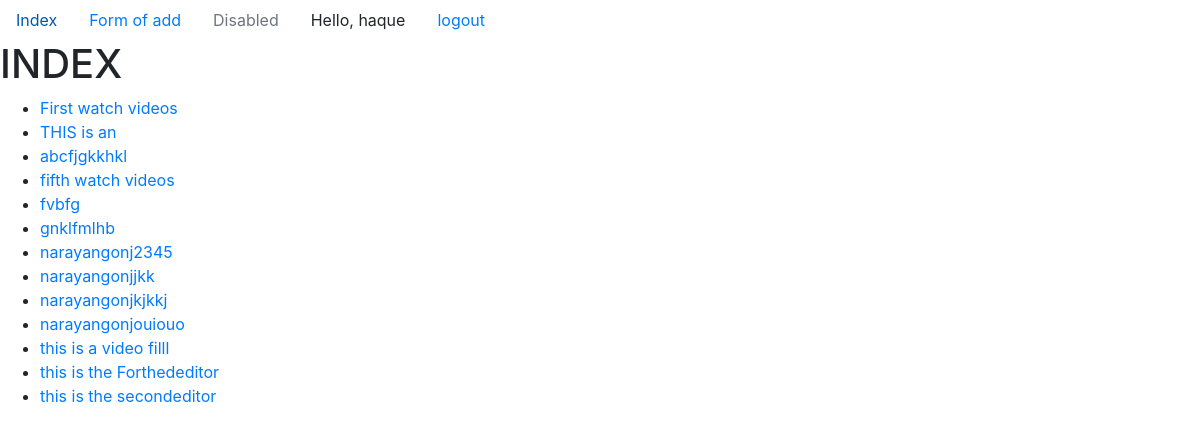
Screenshot of / (signed in) with the database file from the repository.
### editorapp/models.py (models this page shows, shortened)
class Article(models.Model):
    title = models.CharField(max_length=150)
    slug  =models.SlugField(null=True, blank=True)
    body = RichTextUploadingField(null=True, blank=True)
    description = models.TextField(null=True, blank=True)
    date = models.DateTimeField(auto_now_add=True, blank=True)
    Is_publise =models.BooleanField(default='',blank=True)
    stay=models.BooleanField(default=False, blank=True)

### editorapp/views.py (the view)
# urls.py: path('',views.all_post, name="all_post"),
@login_required(login_url='login')
def all_post(request):
    allpost= Article.objects.order_by('title')
    return render(request,'allpost.html', {'allpost':allpost})

### templates/allpost.html (shortened to what this page needs)
{% extends 'base.html' %}
{% block  body_block %}
<h1>INDEX</h1>
<ul>
{% if allpost %}
{% for all in allpost %}
<li><a href=" {% url 'info' slug=all.slug %}">{{ all.title }}</a> </li>
{% endfor %}
{% else %}
<h4> No Data</h4>
{% endif %}
</ul>
{% endblock %}

### templates/base.html (shortened to what this page needs)
<!DOCTYPE html>
<html lang="en">
<head>
    <link rel="stylesheet" href="https://stackpath.bootstrapcdn.com/bootstrap/4.5.2/css/bootstrap.min.css">
    {% load static %}
    {% load notifications_tags %}
</head>
<body>
    <ul class="nav">
        <li class="nav-item">
          <a class="nav-link " href="{% url 'all_post' %}">Index</a>
        </li>
        <li class="nav-item">
          <a class="nav-link" href="{% url 'add_post' %}"> Form of add</a>
        </li>
          {% notifications_unread as unread_count %}
        <li class="nav-item">
          <a class="nav-link disabled" href="#" tabindex="-1" aria-disabled="true">Disabled</a>
        </li>
        <span class="nav-link ">Hello, {{ request.user }}</span>
        <span><a class="nav-link " href="{% url 'logout'%}">  logout</a></span>
      </ul>
       {% block body_block %}
       {% endblock %}
</body>
</html>

### rows the page displays
Article: title "First watch videos"
Article: title "THIS is an"
Article: title "abcfjgkkhkl"
Article: title "fifth watch videos"
Article: title "fvbfg"
Article: title "gnklfmlhb"
Article: title "narayangonj2345"
Article: title "narayangonjjkk"
Article: title "narayangonjkjkkj"
Article: title "narayangonjouiouo"
Article: title "this is a video filll"
Article: title "this is the Forthededitor"
Article: title "this is the secondeditor"

### other values shown
{{ request.user }} "haque"
